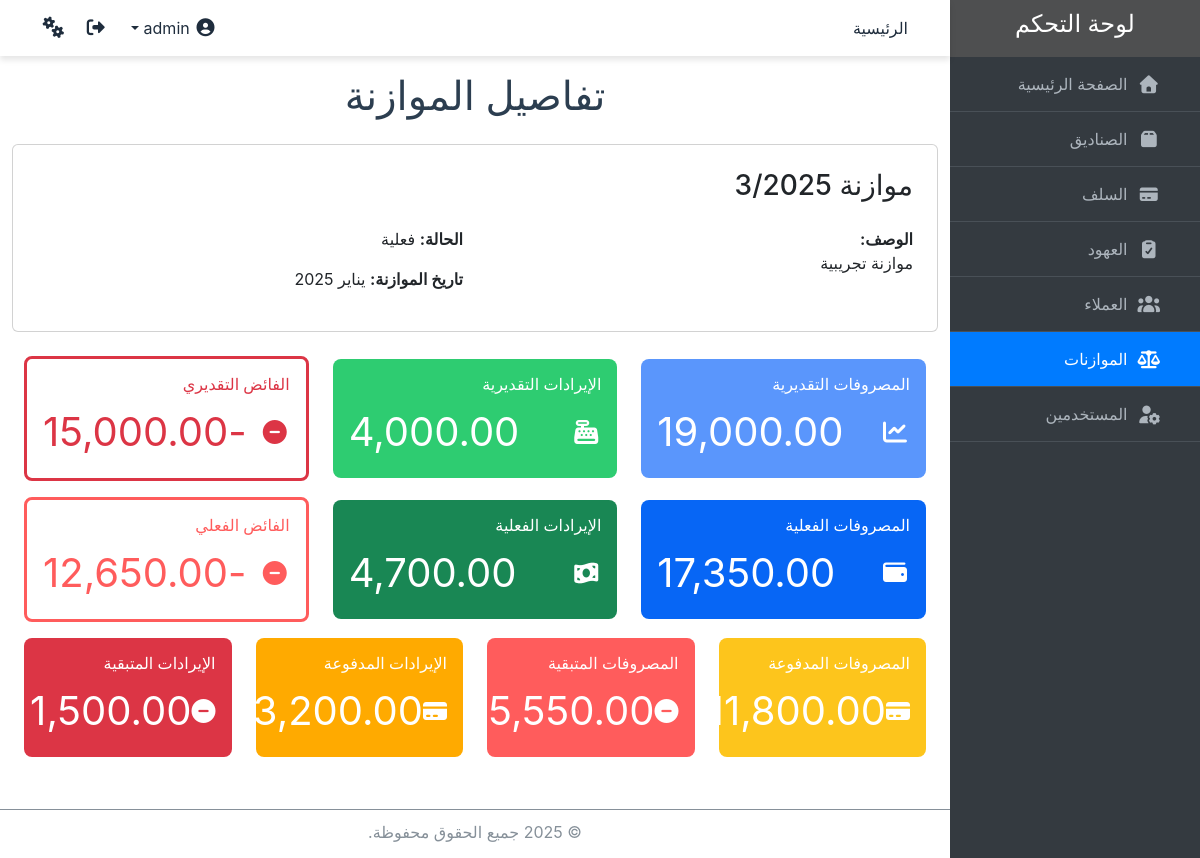
The page /budgets/1/detail (signed in) on the database as committed earlier.
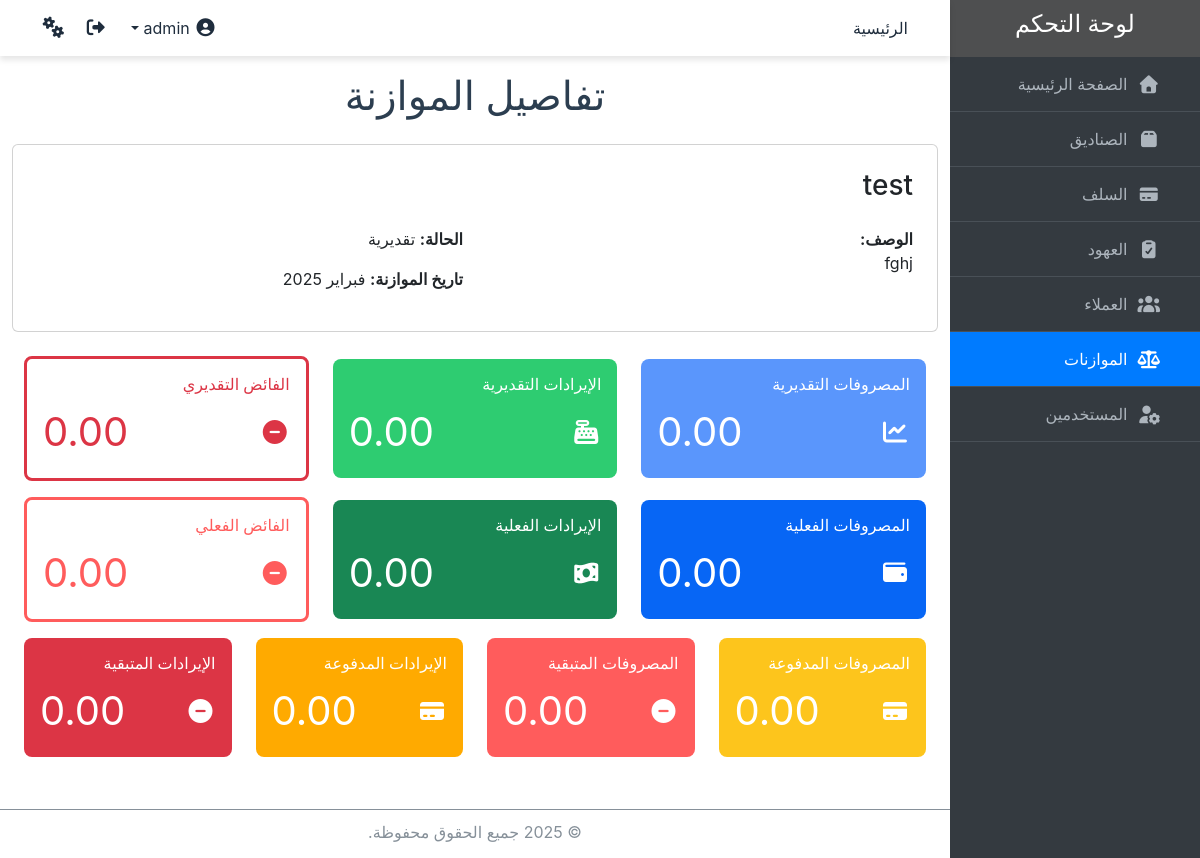
The same page on the database as committed later.
### core/models.py (models this page shows, shortened)
class Budget(models.Model):
    name = models.CharField(max_length=100, verbose_name="اسم الموازنة", unique=True)
    description = models.TextField(verbose_name="وصف الموازنة")
    status = models.CharField(
        max_length=50,
        choices=[('فعلية', 'فعلية'), ('تقديرية', 'تقديرية')],
        verbose_name="حالة الموازنة"
    )
    date = models.DateField(verbose_name="تاريخ الموازنة", unique=True)
    created_at = models.DateTimeField(auto_now_add=True, verbose_name="تاريخ الإنشاء")
    users = models.ManyToManyField(User, through="BudgetUsers", related_name="budgets", verbose_name="المستخدمون الذين يمكنهم العمل على الموازنة")
    class Meta:
        verbose_name = "موازنة"
        verbose_name_plural = "الموازنات"

### core/views.py (the view, shortened to what this page needs)
# urls.py: path('budgets/<int:pk>/detail', views.BudgetDetailView.as_view(), name='budget_detail'),
class BudgetDetailView(PermissionMixin, ExportMixin, DetailView):
    model = Budget
    template_name = "budgets/budget_detail.html"
    context_object_name = "budget"
    permission_required = "core.view_budget"
    def get(self, request, *args, **kwargs):
        self.object = self.get_object()
        context = self.get_context_data()
        if "export" in self.request.GET:
            export_format = self.request.GET.get("format", "excel")
            if export_format == "pdf":
                return self.export_to_pdf(context)
            else:
                return self.export_to_excel(context)
        return self.render_to_response(context)
    def get_context_data(self, **kwargs):
        context = super().get_context_data(**kwargs)
        expenses = BudgetExpense.objects.filter(budget=self.object)
        revenues = BudgetRevenue.objects.filter(budget=self.object)
        expense_filter_form = BudgetExpenseFilterForm(self.request.GET)
        revenue_filter_form = BudgetRevenueFilterForm(self.request.GET)
        if expense_filter_form.is_valid():
            filters = {k.replace('expense_', ''): v for k, v in expense_filter_form.cleaned_data.items() if v}
            expenses = expenses.filter(**filters)
        if revenue_filter_form.is_valid():
            filters = {k.replace('revenue_', ''): v for k, v in revenue_filter_form.cleaned_data.items() if v}
            revenues = revenues.filter(**filters)
        expense_totals = expenses.aggregate(
            total_expenses_estimated=Sum("estimated_amount", default=0),
            total_expenses_actual=Sum("actual_amount", default=0),
            total_expenses_paid=Sum("paid_amount", default=0),
            total_expenses_remaining=Sum("remaining_amount", default=0),
        )
        revenue_totals = revenues.aggregate(
            total_revenues_estimated=Sum("estimated_amount", default=0),
            total_revenues_actual=Sum("actual_amount", default=0),
            total_revenues_paid=Sum("paid_amount", default=0),
            total_revenues_remaining=Sum("remaining_amount", default=0),
        )
        estimated_surplus = revenue_totals["total_revenues_estimated"] - expense_totals["total_expenses_estimated"]
        actual_surplus = revenue_totals["total_revenues_actual"] - expense_totals["total_expenses_actual"]
        format_currency = lambda x: "{:,.2f}".format(x)
        formatted_data = {key: format_currency(value) for key, value in {
            **expense_totals, **revenue_totals,
            "estimated_surplus": estimated_surplus,
            "actual_surplus": actual_surplus,
        }.items()}
        context.update({
            'expenses': expenses,
            'expenses': expenses if self.request.user.has_perm('core.view_budgetexpense') else None,
            'revenues': revenues if self.request.user.has_perm('core.view_budgetrevenue') else None,
            'expense_filter_form': expense_filter_form,
            'revenue_filter_form': revenue_filter_form,
            **formatted_data,
        })
        return context

### core/views.py (called while the page is built)
    def has_permission(self):
        perms = self.get_permission_required()
        return self.request.user.has_perms(perms) or self.request.user.is_superuser

### core/templates/budgets/budget_detail.html (shortened to what the changed rows need)
{% extends 'base.html' %}
{% block content %}
<div class="container mt-3">
  <h1 class="text-center">تفاصيل الموازنة</h1>
  <div class="card p-4 mt-4">
    <h3 class="mb-4">{{ budget.name }}</h3>
    <div class="row">
        <div class="col-md-6">
            <p><strong>الوصف:</strong><br> {{ budget.description }}</p>
        </div>
        <div class="col-md-6 text-end">
            <p><strong>الحالة:</strong> {{ budget.status }}</p>
            <p><strong>تاريخ الموازنة:</strong> {{ budget.date|date:"M Y"  }}</p>
        </div>
    </div>
  </div>
    <div class="container mt-4">
        <div class="row text-center  align-items-center">
            <div class="col-md-4 mb-3">
                <div class="p-3" style="background-color: #5a96fc; color: #fff; border-radius: 8px;">
                    <div class="d-flex justify-content-between align-items-center">
                        <i class="fas fa-chart-line fs-4"></i>
                        <p class="fs-1 text-start mb-0">{{ total_expenses_estimated }}</p>
                    </div>
                </div>
            </div>
            <div class="col-md-4 mb-3">
                <div class="p-3" style="background-color: #2ECC71; color: #fff; border-radius: 8px;">
                    <div class="d-flex justify-content-between align-items-center">
                        <i class="fas fa-cash-register fs-4"></i>
                        <p class="fs-1 text-start mb-0">{{ total_revenues_estimated }}</p>
                    </div>
                </div>
            </div>
            <div class="col-md-4 mb-3">
                {% if estimated_surplus > 0 %}
                <div class="p-3" style="background-color: #fff; color: #198754; border-radius: 8px; border: 3px solid #198754;">
                {% else %}
                <div class="p-3" style="background-color: #fff; color: #dc3545; border-radius: 8px; border: 3px solid #dc3545;">
                {% endif %}
                    <div class="d-flex justify-content-between align-items-center">
                        <i class="fas fa-minus-circle fs-4"></i>
                        <p class="fs-1 text-start mb-0">{{ estimated_surplus }}</p>
                    </div>
                </div>
            </div>
            <div class="col-md-4 mb-3">
                <div class="p-3" style="background-color: #0766f5; color: #fff; border-radius: 8px;">
                    <div class="d-flex justify-content-between align-items-center">
                        <i class="fas fa-wallet fs-4"></i>
                        <p class="fs-1 text-start mb-0">{{ total_expenses_actual }}</p>
                    </div>
                </div>
            </div>
            <div class="col-md-4 mb-3">
                <div class="p-3" style="background-color: #198754; color: #fff; border-radius: 8px;">
                    <div class="d-flex justify-content-between align-items-center">
                        <i class="fas fa-money-bill-wave fs-4"></i>
                        <p class="fs-1 text-start mb-0">{{ total_revenues_actual }}</p>
                    </div>
                </div>
            </div>
            <div class="col-md-4 mb-3">
                {% if actual_surplus > 0 %}
                <div class="p-3" style="background-color: #fff; color: #2ECC71; border-radius: 8px; border: 3px solid #2ECC71;">
                {% else %}
                <div class="p-3" style="background-color: #fff; color: #FF5C5C; border-radius: 8px; border: 3px solid #FF5C5C;">
                {% endif %}
                    <div class="d-flex justify-content-between align-items-center">
                        <i class="fas fa-minus-circle fs-4"></i>
                        <p class="fs-1 text-start mb-0">{{ actual_surplus }}</p>
                    </div>
                </div>
            </div>
        </div>
        <div class="row text-center">
            <div class="col-md-3 mb-3">
                <div class="p-3" style="background-color: #fdc51c; color: #fff; border-radius: 8px;">
                    <div class="d-flex justify-content-between align-items-center">
                        <i class="fas fa-credit-card fs-4"></i>
                        <p class="fs-1 text-start mb-0">{{ total_expenses_paid }}</p>
                    </div>
                </div>
            </div>
            <div class="col-md-3 mb-3">
                <div class="p-3" style="background-color: #FF5C5C; color: #fff; border-radius: 8px;">
                    <div class="d-flex justify-content-between align-items-center">
                        <i class="fas fa-minus-circle fs-4"></i>
                        <p class="fs-1 text-start mb-0">{{ total_expenses_remaining }}</p>
                    </div>
                </div>
            </div>
            <div class="col-md-3 mb-3">
                <div class="p-3" style="background-color: #ffaa00; color: #fff; border-radius: 8px;">
                    <div class="d-flex justify-content-between align-items-center">
                        <i class="fas fa-credit-card fs-4"></i>
                        <p class="fs-1 text-start mb-0">{{ total_revenues_paid }}</p>
                    </div>
                </div>
            </div>
            <div class="col-md-3 mb-3">
                <div class="p-3" style="background-color: #dc3545; color: #fff; border-radius: 8px;">
                    <div class="d-flex justify-content-between align-items-center">
                        <i class="fas fa-minus-circle fs-4"></i>
                        <p class="fs-1 text-start mb-0">{{ total_revenues_remaining }}</p>
                    </div>
                </div>
            </div>
        </div>
    </div>
</div>
{% endblock %}
{% block scripts %}
<link href="https://cdn.jsdelivr.net/npm/select2@4.0.13/dist/css/select2.min.css" rel="stylesheet" />
{% endblock scripts %}

Rows that differ between the two databases and show on the page:
changed Budget: name "موازنة 3/2025" → "test"; description "موازنة تجريبية" → "fghj"; status "فعلية" → "تقديرية"; date "يناير 2025" → "فبراير 2025"
Other text that changed with them:
{{ total_expenses_estimated }}: "19,000.00" → "0.00"
{{ total_revenues_estimated }}: "4,000.00" → "0.00"
{{ estimated_surplus }}: "-15,000.00" → "0.00"
{{ total_expenses_actual }}: "17,350.00" → "0.00"
{{ total_revenues_actual }}: "4,700.00" → "0.00"
{{ actual_surplus }}: "-12,650.00" → "0.00"
{{ total_expenses_paid }}: "11,800.00" → "0.00"
{{ total_expenses_remaining }}: "5,550.00" → "0.00"
{{ total_revenues_paid }}: "3,200.00" → "0.00"
{{ total_revenues_remaining }}: "1,500.00" → "0.00"
